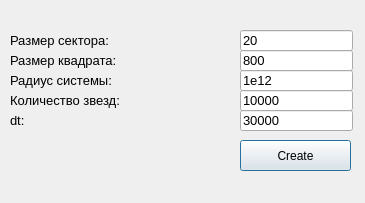
<?xml version="1.0" encoding="UTF-8"?>
<ui version="4.0">
 <class>CreateGalaxyWindow</class>
 <widget class="QDialog" name="CreateGalaxyWindow">
  <property name="geometry">
   <rect>
    <x>0</x>
    <y>0</y>
    <width>365</width>
    <height>203</height>
   </rect>
  </property>
  <property name="windowTitle">
   <string>Dialog</string>
  </property>
  <widget class="QLabel" name="label_2">
   <property name="geometry">
    <rect>
     <x>10</x>
     <y>30</y>
     <width>161</width>
     <height>20</height>
    </rect>
   </property>
   <property name="font">
    <font>
     <pointsize>10</pointsize>
    </font>
   </property>
   <property name="text">
    <string>Размер сектора:</string>
   </property>
  </widget>
  <widget class="QLabel" name="label_3">
   <property name="geometry">
    <rect>
     <x>10</x>
     <y>50</y>
     <width>161</width>
     <height>20</height>
    </rect>
   </property>
   <property name="font">
    <font>
     <pointsize>10</pointsize>
    </font>
   </property>
   <property name="text">
    <string>Размер квадрата:</string>
   </property>
  </widget>
  <widget class="QLabel" name="label_4">
   <property name="geometry">
    <rect>
     <x>10</x>
     <y>90</y>
     <width>211</width>
     <height>20</height>
    </rect>
   </property>
   <property name="font">
    <font>
     <pointsize>10</pointsize>
    </font>
   </property>
   <property name="text">
    <string>Количество звезд:</string>
   </property>
  </widget>
  <widget class="QLabel" name="label_5">
   <property name="geometry">
    <rect>
     <x>10</x>
     <y>70</y>
     <width>161</width>
     <height>20</height>
    </rect>
   </property>
   <property name="font">
    <font>
     <pointsize>10</pointsize>
    </font>
   </property>
   <property name="text">
    <string>Радиус системы:</string>
   </property>
  </widget>
  <widget class="QLineEdit" name="sectorSize">
   <property name="geometry">
    <rect>
     <x>240</x>
     <y>30</y>
     <width>113</width>
     <height>21</height>
    </rect>
   </property>
   <property name="font">
    <font>
     <pointsize>10</pointsize>
    </font>
   </property>
   <property name="text">
    <string>20</string>
   </property>
  </widget>
  <widget class="QLineEdit" name="rectSize">
   <property name="geometry">
    <rect>
     <x>240</x>
     <y>50</y>
     <width>113</width>
     <height>21</height>
    </rect>
   </property>
   <property name="font">
    <font>
     <pointsize>10</pointsize>
    </font>
   </property>
   <property name="text">
    <string>800</string>
   </property>
  </widget>
  <widget class="QLineEdit" name="systemRadius">
   <property name="geometry">
    <rect>
     <x>240</x>
     <y>70</y>
     <width>113</width>
     <height>21</height>
    </rect>
   </property>
   <property name="font">
    <font>
     <pointsize>10</pointsize>
    </font>
   </property>
   <property name="text">
    <string>1e12</string>
   </property>
  </widget>
  <widget class="QLineEdit" name="countStars">
   <property name="geometry">
    <rect>
     <x>240</x>
     <y>90</y>
     <width>113</width>
     <height>21</height>
    </rect>
   </property>
   <property name="font">
    <font>
     <pointsize>10</pointsize>
    </font>
   </property>
   <property name="text">
    <string>10000</string>
   </property>
  </widget>
  <widget class="QPushButton" name="createButton">
   <property name="geometry">
    <rect>
     <x>240</x>
     <y>140</y>
     <width>111</width>
     <height>31</height>
    </rect>
   </property>
   <property name="text">
    <string>Create</string>
   </property>
  </widget>
  <widget class="QLabel" name="label_6">
   <property name="geometry">
    <rect>
     <x>10</x>
     <y>110</y>
     <width>211</width>
     <height>20</height>
    </rect>
   </property>
   <property name="font">
    <font>
     <pointsize>10</pointsize>
    </font>
   </property>
   <property name="text">
    <string>dt:</string>
   </property>
  </widget>
  <widget class="QLineEdit" name="DT">
   <property name="geometry">
    <rect>
     <x>240</x>
     <y>110</y>
     <width>113</width>
     <height>21</height>
    </rect>
   </property>
   <property name="font">
    <font>
     <pointsize>10</pointsize>
    </font>
   </property>
   <property name="text">
    <string>30000</string>
   </property>
  </widget>
 </widget>
 <resources/>
 <connections/>
</ui>
